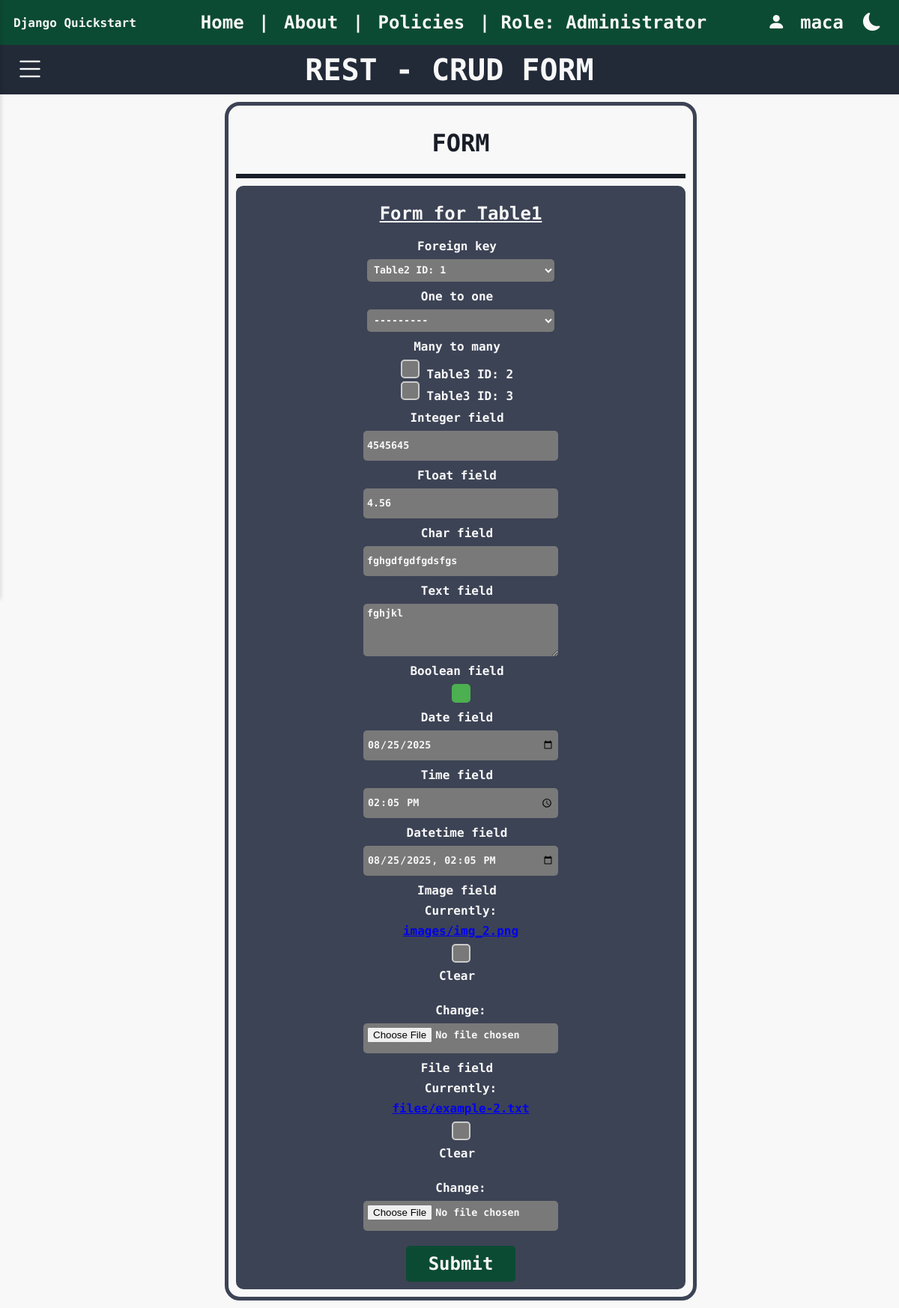
/update_form/table1/3 (signed in), run on an earlier commit of the app's database.
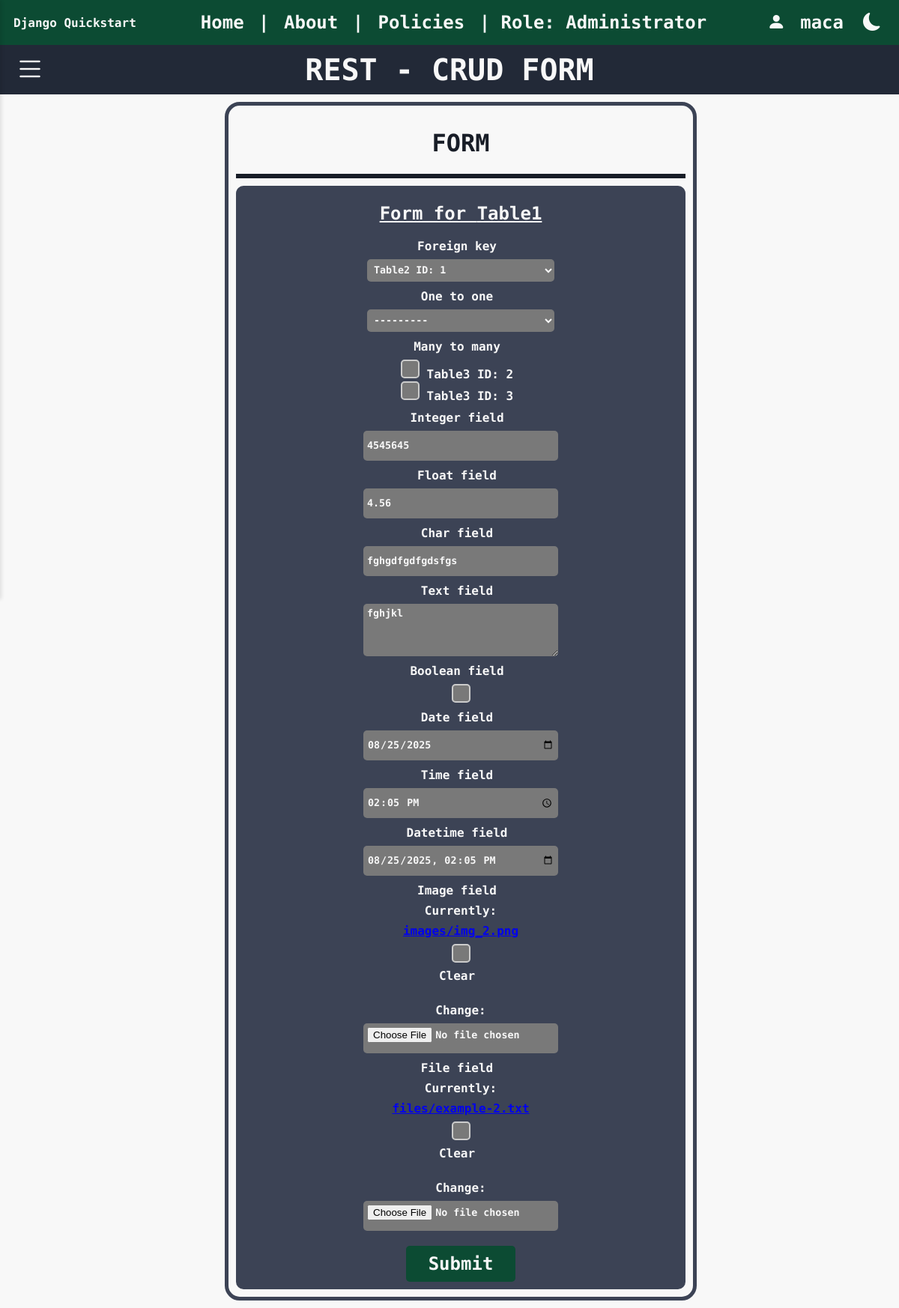
And on a later commit of the database.
### rest/models.py (models this page shows, shortened)
class Table1(models.Model):
    foreign_key = models.ForeignKey(Table2, on_delete=models.CASCADE, related_name='table1_foreign', null=True, blank=True)
    one_to_one = models.OneToOneField(Table2, on_delete=models.CASCADE, related_name='table1_one', null=True, blank=True)
    many_to_many = models.ManyToManyField(Table3, related_name='table1_many', blank=True)
    integer_field = models.IntegerField(null=True, blank=True)      # Integer value (optional)
    float_field = models.FloatField(null=True, blank=True)          # Floating point number
    char_field = models.CharField(max_length=15)                    # Short text with max length
    text_field= models.TextField(blank=True)                        # Long text (optional)
    boolean_field = models.BooleanField(default=False)              # True or False
    date_field = models.DateField(null=True, blank=True)           # Date only
    time_field = models.TimeField(null=True, blank=True)           # Time only
    datetime_field = models.DateTimeField(null=True, blank=True)   # Full date and time
    image_field = models.ImageField(upload_to='images/', null=True, blank=True)  # For image files
    file_field = models.FileField(upload_to='files/', null=True, blank=True)     # For general files

### rest/views.py (the view)
# urls.py: path('update_form/<str:table>/<int:id>', views.update_form, name='update_form'),
@permission_required('rest_basic.change_data', raise_exception=True)
def update_form(request,table,id):
    form_class = None
    model_name = ""
    if table == "table1":
        form_class = Table1Form
        model_name = "Table1"
        obj = get_object_or_404(Table1, pk=id)
    elif table == "table2":
        form_class = Table2Form
        model_name = "Table2"
        obj = get_object_or_404(Table2, pk=id)
    elif table == "table3":
        form_class = Table3Form
        model_name = "Table3"
        obj = get_object_or_404(Table3, pk=id)
    else:
        return HttpResponse("Table is not valid", status=400)
    if request.method == 'POST':
        form = form_class(request.POST, request.FILES, instance=obj)
        if form.is_valid():
            form.save()
            messages.success(request, f"{model_name} updated successfully.")
            return redirect(update_data_form)
        else:
            messages.error(request, "Invalid form.")
    else:
        form = form_class(instance=obj)
    return render(request, 'form.html', {'form': form, 'model_name': model_name})

### rest/forms.py
class Table1Form(forms.ModelForm):
    class Meta:
        model = models.Table1
        fields = '__all__'
        widgets = {
            'many_to_many': forms.CheckboxSelectMultiple,
            'date_field': forms.DateInput(attrs={'type': 'date'}),
            'time_field': forms.TimeInput(attrs={'type': 'time'}),
            'datetime_field': forms.DateTimeInput(attrs={'type': 'datetime-local'}),
        }

### json_app/context_processors.py (called while the page is built)
def dark_mode_context(request):
    return {'dark_mode': request.session.get('dark_mode', False)}

### json_app/templatetags/dark_mode_tags.py (called while the page is built)
@register.inclusion_tag('json_app/_dark_mode_button.html', takes_context=True)
def dark_mode_button(context):
    return {
        'dark_mode': context.get('dark_mode', False)
    }

### rest/models.py (called while the page is built)
    def __str__(self):
        return f"Table3 ID: {self.id}"

    def __str__(self):
        return f"Table2 ID: {self.id}"

### rest/templates/form.html (shortened to what this page needs)
{% extends "base.html" %}
{% block body %}
{% include "title.html" with title="- CRUD FORM" %}
<div class="container-input-rest">
  <h1 class="subtitle" style="text-align: center;">FORM</h1>
  <hr class="horizontal-line">
  <div class="form-rest">
    <form method="post" enctype="multipart/form-data">
      <h2 style="text-decoration: underline;">Form for {{ model_name }}</h2>
      {% for field in form %}
        <div class="form-row">
          <label for="{{ field.id_for_label }}">{{ field.label }}</label>
          {{ field }}
        </div>
      {% endfor %}
      <button type="submit">Submit</button>
    </form>
  </div>
</div>
{% endblock %}

What changed in the data, as far as the page shows it:
changed Table1 "Table2 ID: 1": boolean_field "☑" → "☐"
